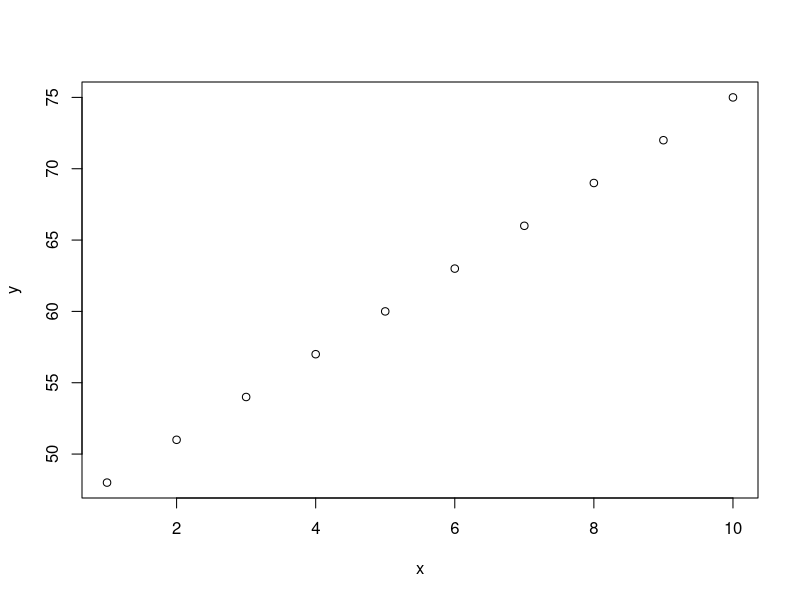
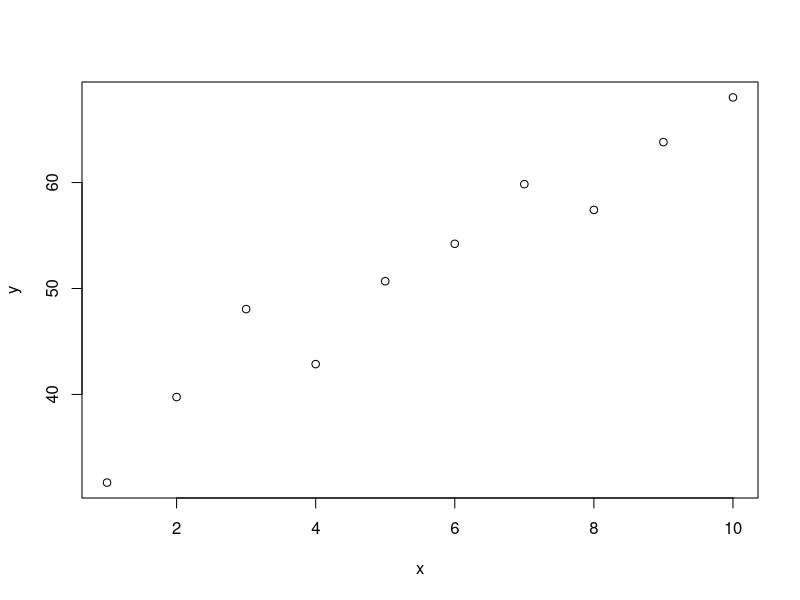

These charts were generated, in order, by the following R code: (Note: this script raises an error after producing the figures.)
############################
# Name: Aiden Metz         #
# STAT 331: Handout 1      #
############################

x<- c(1,2,3,4,5,6,7,8,9,10)
y<- 45+3*x
plot(x, y)
y<- 34+3*x + rnorm(10, 0, 4)
plot(x, y)

############################
# Name: Aiden Metz         #
# STAT 331: Handout 2      #
############################


vec1 <- c(1, 8, 13)
vec2 <- c("cat", "mouse", "cheese steak")
vec3 <- c(1:100)
vec4 <- seq(1, 99, 2)
vec5 <- seq(0, 500, 500/350)
vec6 <- rep(c(1, 2, 3), times=10)
vec7 <- rep(1:50, each=3)
vec8 <- c(1:50, 49:1)
vec9 <- c(rep(1, 10)/(1:10))
vec10 <- c((1:10)^3)
class(vec1)
class(vec2)
class(vec10)
# 1 and 10 are numeric, 2 is character
vec9+vec10
# Yes! you can add them
vec1+vec2
# No you cannot add them

ages <- c(17, 19, 16, 34, 28, 34, 65, 72, 47, 52)
ages[4]
ages[c(1, 10)]
ages[c(1:4, 6:10)]
ages[7] = 56
ages > 34
ages[ages > 34]
agesOlder <- ages[ages > 34]
agesOlder[agesOlder == 34]
agesOlder[agesOlder != 34]
# Returns how many values are TRUE
sum(ages>34)
ages>34

ages[length(ages)]
length(ages[ages>34])

cbind(c(1, 2, 3), c(4, 5, 6))
cbind(c(1, 2), c(3, 4), c(5, 6))
options(myseed = 653)
BPs <- rnorm(50, 110, 15)
weights <- rnorm(50, 200, 34)
matrix <- cbind(BPs, weights)
matrix
matrix[10, 1]
matrix[10, 2]
matrix[1:10,]
matrix[11:(length(matrix)/ncol(matrix)),]
matrix[((length(matrix)/ncol(matrix))-9):(length(matrix)/ncol(matrix)),]
plot(matrix[,1], matrix[,2])
ints <- as.integer(runif(50, 1, 4))
ints
set.seed(413)
incomes <- c("Low", "Medium", "High")
incomes[ints]

cbind(matrix, incomes[ints])
# Coerses numerical values to characters
df = data.frame(BPs, weights, incomes[ints])
str(df)
df[, 3]
df$incomes.ints.
df
